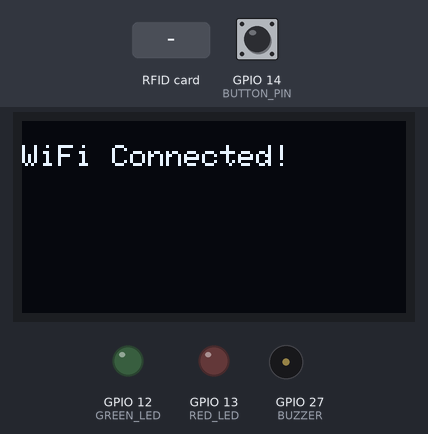
The sketch below on a simulated ESP32. Shown: 128×64 one-colour display, output pins drawn as LEDs (lit = HIGH), buzzer (waves = sounding). Inputs (shaded band) come from the test bench; at power-on: GPIO 14 (BUTTON_PIN) HIGH. WiFi joins after 1.5 s; servers stay silent unless stated; uploads are accepted with an empty reply.

Above: at 2.8 s.
2.9 s: RFID card 5E 7A 19 C4 held to the reader
At 3.05 s:
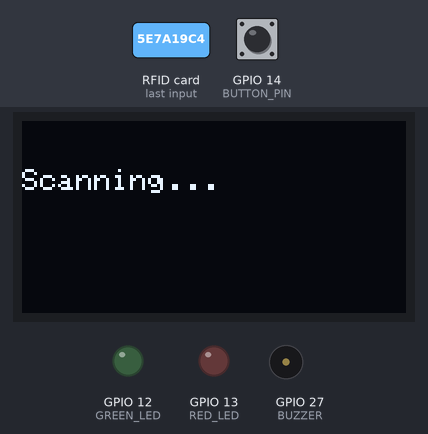
At 4.3 s:
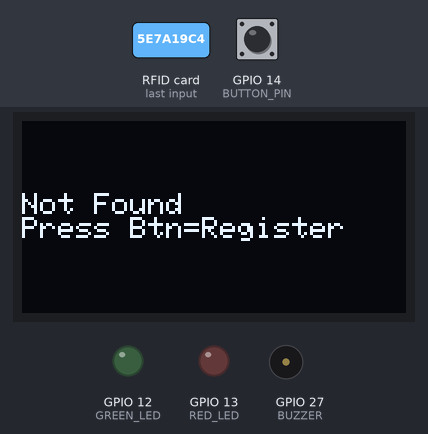
4.6 s: GPIO 14 (BUTTON_PIN) pulled LOW for 0.15 s
At 6.3 s:
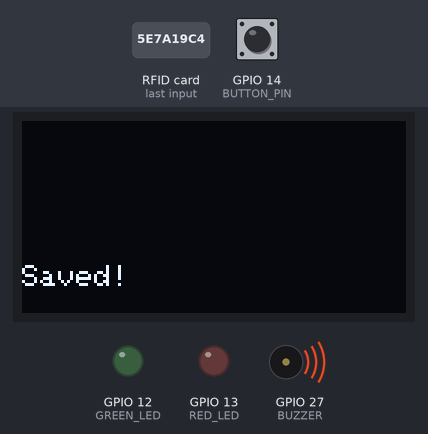
Timing chart, 0 to 8.4 s (numbered marks = the images above; inputs shaded):
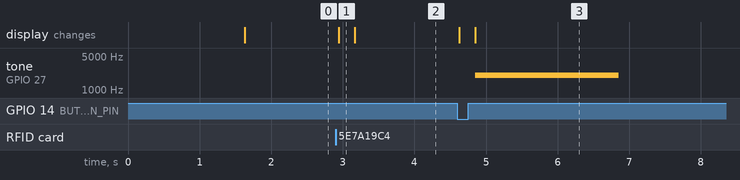

Measured:
- after the input at 2.9 s, the display: changes at once (image 1)
- after the input at 4.6 s, tone on GPIO 27 (BUZZER): silent → 2000 Hz after 0.25 s, → silent 2.0 s later; the display: first changes at once (image 3 shows a later state)

The sketch:

igna.ino
```cpp
#include <WiFi.h>
#include <HTTPClient.h>
#include <SPI.h>
#include <MFRC522.h>
#include <Wire.h>
#include <Adafruit_SSD1306.h>
#include <ArduinoJson.h>

#define SS_PIN 5
#define RST_PIN 22
MFRC522 mfrc522(SS_PIN, RST_PIN);

// OLED
#define SCREEN_WIDTH 128
#define SCREEN_HEIGHT 64
Adafruit_SSD1306 display(SCREEN_WIDTH, SCREEN_HEIGHT, &Wire, -1);

// WiFi
const char* ssid = "muhura121";
const char* password = "134567890";

// Server
String serverName = "http://192.168.0.140/livestock/caw1.php";

// Outputs
#define GREEN_LED 12
#define RED_LED 13
#define BUZZER 27
#define BUTTON_PIN 14

bool registerMode = false;
bool deleteMode = false;

void setup() {
  Serial.begin(115200);

  pinMode(GREEN_LED, OUTPUT);
  pinMode(RED_LED, OUTPUT);
  pinMode(BUZZER, OUTPUT);
  pinMode(BUTTON_PIN, INPUT_PULLUP);

  SPI.begin();
  mfrc522.PCD_Init();

  Wire.begin(21, 22);
  display.begin(SSD1306_SWITCHCAPVCC, 0x3C);

  display.clearDisplay();
  display.setTextSize(1);
  display.setTextColor(WHITE);

  WiFi.begin(ssid, password);

  display.println("Connecting WiFi...");
  display.display();

  while (WiFi.status() != WL_CONNECTED) {
    delay(500);
  }

  display.clearDisplay();
  display.println("WiFi Connected!");
  display.display();
}

void loop() {

  if (!mfrc522.PICC_IsNewCardPresent()) return;
  if (!mfrc522.PICC_ReadCardSerial()) return;

  String tagId = "";
  for (byte i = 0; i < mfrc522.uid.size; i++) {
    if (mfrc522.uid.uidByte[i] < 0x10) tagId += "0";
    tagId += String(mfrc522.uid.uidByte[i], HEX);
  }
  tagId.toUpperCase();

  display.clearDisplay();
  display.println("Scanning...");
  display.display();

  if (WiFi.status() == WL_CONNECTED) {

    HTTPClient http;
    String url = serverName + "?tagId=" + tagId;

    http.begin(url);
    int code = http.GET();

    if (code == 200) {

      String payload = http.getString();
      DynamicJsonDocument doc(512);
      deserializeJson(doc, payload);

      String status = doc["status"];

      // ================= FOUND =================
      if (status == "found") {

        String name = doc["name"];

        display.clearDisplay();
        display.println("Name: " + name);
        display.println("Press Btn=Delete");
        display.display();

        // wait button
        unsigned long start = millis();
        while (millis() - start < 3000) {
          if (digitalRead(BUTTON_PIN) == LOW) {

            display.clearDisplay();
            display.println("Deleting...");
            display.display();

            HTTPClient delHttp;
            String delUrl = serverName + "?delete=1&tagId=" + tagId;
            delHttp.begin(delUrl);
            int delCode = delHttp.GET();

            if (delCode == 200) {
              display.clearDisplay();
              display.println("Deleted!");
              display.display();
              tone(BUZZER, 1000);
            }

            delHttp.end();
            delay(2000);
            break;
          }
        }
      }

      // ================= NOT FOUND =================
      else {

        display.clearDisplay();
        display.println("Not Found");
        display.println("Press Btn=Register");
        display.display();

        unsigned long start = millis();
        while (millis() - start < 5000) {
          if (digitalRead(BUTTON_PIN) == LOW) {

            display.clearDisplay();
            display.println("Registering...");
            display.display();

            HTTPClient regHttp;
            String regUrl = serverName + "?register=1&tagId=" + tagId;
            regHttp.begin(regUrl);
            int regCode = regHttp.GET();

            if (regCode == 200) {
              display.clearDisplay();
              display.println("Saved!");
              display.display();
              tone(BUZZER, 2000);
            }

            regHttp.end();
            delay(2000);
            break;
          }
        }
      }
    }

    http.end();
  }

  digitalWrite(GREEN_LED, LOW);
  digitalWrite(RED_LED, LOW);
  noTone(BUZZER);

  delay(2000);
}
```
